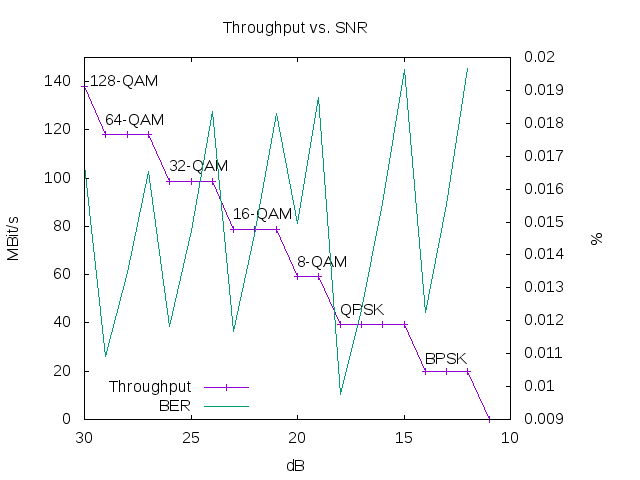

gnuplot code for this plot:
set terminal png
set datafile separator ","

set output "snr.png"
set title "Throughput vs. SNR"
set xlabel "dB"
set xrange [30:10]
set ylabel "MBit/s"
set yrange [0:150]
set y2label "%"
set y2tics nomirror
set ytics nomirror
set key bottom left

set label "128-QAM" at 29.7,140
set label "64-QAM" at 29,124
set label "32-QAM" at 26,105
set label "16-QAM" at 23,85
set label "8-QAM" at 20,65
set label "QPSK" at 18,45
set label "BPSK" at 14,25
plot "snr.txt" u 1:3 w linespoints axes x1y1 t "Throughput", \
    "snr.txt" u 1:4 w lines axes x1y2 t "BER"
